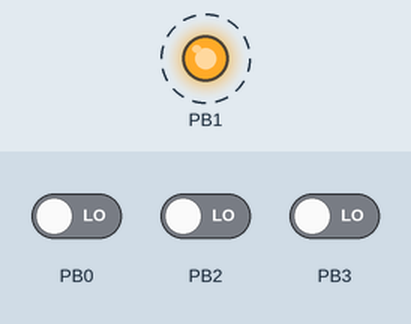
Recording of a program running on a simulated ATtiny85, built with avr-gcc and emulated at 1 MHz. Parts: output pins drawn as LEDs (lit = HIGH). Dashed ring = blinking. The inputs (shaded band) are chosen by the test bench; at power-on: PB0 LOW, PB2 LOW, PB3 LOW.

Above: at 0.3 s.
Timing chart, 0 to 3.0 s (numbered marks = the images above):
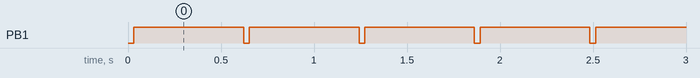

Measured:
- by itself, PB1: alternates HIGH for 0.59 s and LOW for 0.03 s

The program:

main.c
```c
// (licence header left out)
#define F_CPU 1000000UL  //fuse bits = internal clock 8MHz divided by 8
#include <avr/io.h>
#include <util/delay.h>
#include <avr/interrupt.h>

// MACROS FOR EASY PIN HANDLING FOR ATMEL GCC-AVR
//these macros are used indirectly by other macros , mainly for string concatenation
#define _SET(type,name,bit)          type ## name  |= _BV(bit)
#define _CLEAR(type,name,bit)        type ## name  &= ~ _BV(bit)
#define _TOGGLE(type,name,bit)       type ## name  ^= _BV(bit)
#define _GET(type,name,bit)          ((type ## name >> bit) &  1)
#define _PUT(type,name,bit,value)    type ## name = ( type ## name & ( ~ _BV(bit)) ) | ( ( 1 & (unsigned char)value ) << bit )

//these macros are used by end user
#define OUTPUT(pin)         _SET(DDR,pin)
#define INPUT(pin)          _CLEAR(DDR,pin)
#define HIGH(pin)           _SET(PORT,pin)
#define LOW(pin)            _CLEAR(PORT,pin)
#define TOGGLE(pin)         _TOGGLE(PORT,pin)
#define READ(pin)           _GET(PIN,pin)

/*
    BASIC STAMPS STYLE COMMANDS FOR ATMEL GCC-AVR

    Usage Example:
    ———————————————–
    #define pinLed B,5  //define pins like this

    OUTPUT(pinLed);       //typo fixed
    //OUTPUT(pinLED);     //compiles as DDRB |= (1<<5);
    HIGH(pinLed);         //compiles as PORTB |= (1<<5);
    ———————————————–
*/

//max delay with _delay_ms is 262.14 ms / F_CPU in MHz, i.e. 32 ms for 8 MHz.
//so lets iterate 1ms, that looses precision with function call overhead,
//but we do not care in this application
void delay1ms(uint32_t ms) {
    uint32_t i;
    for(i=0;i<ms;i++) _delay_ms(1);
}

void delay1us(uint32_t us) {
    uint32_t i;
    for(i=0;i<us;i++) _delay_us(1);
}

#define In_UP B,0
#define In_DOWN B,2
#define In_ON B,3
#define OutX B,1

//Max size for uint16_t is 65,535 - not enough in general.
//Max size for uint32_t is 4,294,967,295 - OK.
volatile uint32_t DELAY_NEG_MS = 500;
#define MAX_MS 10000UL
#define MIN_MS 100UL

volatile uint8_t OUT_STATE = 0;

ISR(TIMER0_COMPA_vect) {

    if(READ(In_UP) == 0) {
        DELAY_NEG_MS++;
    }

    if(READ(In_DOWN) == 0) {
        DELAY_NEG_MS--;
    }

    DELAY_NEG_MS = (DELAY_NEG_MS < MIN_MS)? MIN_MS : DELAY_NEG_MS;
    DELAY_NEG_MS = (DELAY_NEG_MS > MAX_MS)? MAX_MS : DELAY_NEG_MS;
}

ISR(TIMER1_COMPA_vect) {
    if(READ(In_ON) == 0) {
        OUT_STATE = !OUT_STATE;
    }
}

int main(void){

    INPUT(In_UP);
    INPUT(In_DOWN);
    OUTPUT(OutX);
    HIGH(OutX);

    /*
    Timer 1 on attiny85 is interesting as it has a lot of prescalings, check page 90 at
    https://ww1.microchip.com/downloads/en/DeviceDoc/Atmel-2586-AVR-8-bit-Microcontroller-ATtiny25-ATtiny45-ATtiny85_Datasheet.pdf
    */
    cli();
    //Timer1 to toggle OUT_STATE
    TCCR1 |= (1 << CTC1);  //CTC
    TCCR1 |= (1 << CS13) | (1 << CS11) | (1 << CS10); //clock prescaler 1024
    OCR1C = 100; // interrupt runs every 100ms.
    TIMSK |= (1 << OCIE1A); // enable compare match interrupt

    //Timer0 to inc/dec DELAY_NEG_MS
    TCCR0A |= (1 << WGM01); //CTC
    TCCR0B |= (1 << CS02) | (1 << CS00); //clock prescaler 1024
    OCR0A = 10; //interrupt runs every 10ms.
    TIMSK |= (1 << OCIE0A);
    sei();

    while(1){
        if(OUT_STATE != 0){
            LOW(OutX);
            delay1ms(30);
            HIGH(OutX);
            delay1ms(DELAY_NEG_MS);
        } else {
            HIGH(OutX);
        }
    }
}
```
